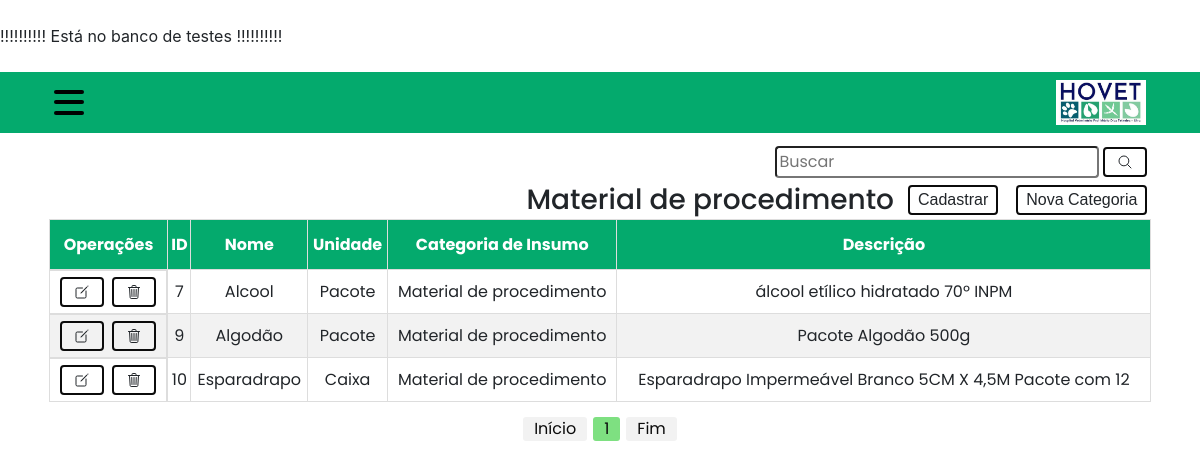
/sistema/index.php?menuop=insumos&categoriaInsumoId=2 (signed in), run on the app's committed database.
### tables this page shows
create table tipos_insumos (
	id int primary key auto_increment,
    tipo varchar(100) not null,
    descricao varchar(100)
    );

create table insumos(
	id int primary key auto_increment,
    nome varchar(256) not null,
    unidade varchar(150) not null,
    descricao varchar(256) not null,
    qtd_critica int not null,
    tipo_insumos_id int,
    foreign key(tipo_insumos_id) references tipos_insumos(id) on delete cascade
);

### pgs_modelo/permissoes_usuarios.php (called while the page is built, shortened)
<?php
function has_permission($per_user, $per_sistem){
    $cont_per_user = count($per_user);
    $i = 0;
    while ($i < $cont_per_user) {
        if (in_array($per_user[$i], $per_sistem)){
            return true;
            break;
        }else{
            $i++;
        }
    }
    return null;
}
?>

### sistema/index.php (the view, shortened to what this page needs)
<?php
include_once("../db/connect.php");
include_once("../pgs_modelo/permissoes_usuarios.php");
$sessionUserType = $_SESSION['usuario_tipo_usuario_id'];
echo "<br>!!!!!!!!!! Está no banco de testes !!!!!!!!!!<br><br>";
$array_tipos_estoquista_adm_diretor = [2,3,5];
$array_permissoes_user = [];
if ($sessionUserType == 2) {
    $array_permissoes_user = $array_tipos_estoquista_adm_diretor;
} else {
    $array_permissoes_user = [$sessionUserType];
}
?>
<!DOCTYPE html>
<html lang="pt-br">
    <head>
        <link rel="stylesheet" href="https://cdn.jsdelivr.net/npm/bootstrap@4.6.2/dist/css/bootstrap.min.css"
>
        <link rel="stylesheet" href="../css/style_personalizado.css">
    </head>
    <body>
        <nav class="navbar">
            <div class="container navbar-header">
                <div class="logo">
                    <a href="index.php?menuop=pagina_principal">
                        <img class="float-left" src="../img/logo_hovet.jpg">
                    </a>
                </div>
                <div class="display-flex-row">
                    <div class="menu-hamburguer" onclick="habilitaDropdown('menu_op_adm', 'flex', 'none')">
                        <span></span>
                        <span></span>
                        <span></span>
                    </div>
                </div>
            </div>
        </nav>
        <main>
            <?php
                $menuop = (isset($_GET["menuop"]))?$_GET["menuop"]:"pagina_principal";
                switch ($menuop) {
                    case 'insumos':
                        if (!has_permission($array_permissoes_user, $array_tipos_estoquista_adm_diretor)) {
                            echo "<script language='javascript'>window.alert('Você não tem permissão para acessar está página!!'); </script>";
                            echo "<script language='javascript'>window.location='/hovet/sistema/index.php?menuop=pagina_principal'</script>";
                        } else{
                            include_once("insumos/painel_insumos.php");
                            break;
                        }
                }
            ?>
        </main>
    </body>
</html>

### sistema/insumos/painel_insumos.php (shortened to what this page needs)
<?php
$stringList = array();
if ( isset( $_GET['menuop'] ) && ! empty( $_GET['menuop'] )) {
	foreach ( $_GET as $chave => $valor ) {
        $valor_tmp = $chave;
        $position = strpos($valor_tmp, "menuop");
        $valor_est = strstr($valor_tmp,$position);
        array_push($stringList, $valor_est);
	}
    $chave_categoria = $stringList[1];
    $categoriaId = $_GET[$chave_categoria];
    $categoria_nome = "";
    $categoria_id_for_select = "";
    $string_link_cadastro_insumo = "";
    $string_link_procurar_insumo = "";
    if (isset($categoriaId) && $chave_categoria == "categoriaInsumoId") {
        $categoria_id_for_select = "= " . $categoriaId;
        $string_link_cadastro_insumo = "cadastro_insumo&categoriaInsumoId=" . $categoriaId;
        $string_link_procurar_insumo = "insumos&categoriaInsumoId=" . $categoriaId;
        $sql_nome = "SELECT
                        tipo
                    FROM
                        tipos_insumos
                    WHERE
                        id = {$categoriaId}";
        $resultado_nome = mysqli_query($conexao,$sql_nome) or die("Erro ao coletar o nome da categoria! " . mysqli_error($conexao));
        $categoria_nome_tmp = mysqli_fetch_assoc($resultado_nome);
        $categoria_nome = $categoria_nome_tmp['tipo'];
    } else {
        $categoria_id_for_select = "IS NOT NULL";
        $categoria_nome = "Todos os Insumos";
        $string_link_cadastro_insumo = "cadastro_insumo";
        $string_link_procurar_insumo = "insumos";
    }
}
?>
<section class="painel_insumos">
    <div class="container">
        <div class="menu_header">
            <div class="menu_user">
                <h3><?=$categoria_nome?></h3>
                <a href="index.php?menuop=<?=$string_link_cadastro_insumo?>" id="operacao_cadastro">
                    <button class="btn">Cadastrar</button>
                </a>
                <a href="index.php?menuop=cadastro_categoria_insumo" id="operacao_cadastro">
                    <button class="btn">Nova Categoria</button>
                </a>
            </div>
            <div class="d-flex jf-cnt-end">
                <form action="index.php?menuop=<?=$string_link_procurar_insumo?>" method="post" class="form_buscar">
                    <input class="search_bar" type="text" name="txt_pesquisa" placeholder="Buscar">
                    <button type="submit" class="btn">
                        <span class="icon">
                            <ion-icon name="search-outline"></ion-icon>
                        </span>
                    </button>
                </form>
            </div>
        </div>
        <div class="tabelas">
            <table id="tabela_listar">
                <thead>
                    <tr class="tabela_dados">
                        <th id="th_operacoes_editar_deletar">Operações</th>
                        <th>ID</th>
                        <th>Nome</th>
                        <th>Unidade</th>
                        <th>Categoria de Insumo</th>
                        <th>Descrição</th>
                    </tr>
                </thead>
                <tbody>
                    <?php
                        $quantidade_registros_insumos = 10;
                        $pagina = (isset($_GET['pagina']))?(int)$_GET['pagina']:1;
                        $inicio_insumos = ($quantidade_registros_insumos * $pagina) - $quantidade_registros_insumos;
                        $txt_pesquisa = (isset($_POST["txt_pesquisa"]))?$_POST["txt_pesquisa"]:"";
                        $sql = "SELECT
                                    i.id,
                                    i.nome,
                                    i.unidade,
                                    i.descricao,
                                    t.tipo,
                                    i.qtd_critica
                                FROM
                                    insumos i
                                INNER JOIN
                                    tipos_insumos t
                                ON
                                    i.tipo_insumos_id = t.id
                                WHERE
                                    i.tipo_insumos_id $categoria_id_for_select AND
                                    (i.id='{$txt_pesquisa}' or
                                    i.nome LIKE '%{$txt_pesquisa}%' or
                                    t.tipo LIKE '%{$txt_pesquisa}%' or
                                    i.unidade LIKE '%{$txt_pesquisa}%' or
                                    i.descricao LIKE '%{$txt_pesquisa}%')
                                    ORDER BY nome ASC
                                    LIMIT $inicio_insumos,$quantidade_registros_insumos";
                        $rs = mysqli_query($conexao,$sql) or die("Erro ao executar a consulta! " . mysqli_error($conexao));
                        while($dados = mysqli_fetch_assoc($rs)){
                    ?>
                    <tr class="tabela_dados">
                        <td class="operacoes" id="td_operacoes_editar_deletar">
                            <a href="index.php?menuop=editar_insumo&categoriaInsumoId=<?=$categoriaId?>&idInsumo=<?=$dados["id"]?>" class="confirmaEdit">
                                <button class="btn">
                                    <span class="icon">
                                        <ion-icon name="create-outline"></ion-icon>
                                    </span>
                                </button>
                            </a>
                            <a href="index.php?menuop=excluir_insumo&categoriaInsumoId=<?=$categoriaId?>&idInsumo=<?=$dados["id"]?>" class="confirmaDelete">
                                <button class="btn">
                                    <span class="icon">
                                        <ion-icon name="trash-outline"></ion-icon>
                                    </span>
                                </button>
                            </a>
                        </td>
                        <td><?=$dados["id"]?></td>
                        <td><?=$dados["nome"]?></td>
                        <td><?=$dados["unidade"]?></td>
                        <td><?=$dados["tipo"]?></td>
                        <td><?=$dados["descricao"]?></td>
                    </tr>
                    <?php
                        }
                    ?>
                </tbody>
            </table>
        </div>
            <div class="paginacao">
                <?php
                    $sqlTotalInsumos = "SELECT id FROM insumos WHERE tipo_insumos_id $categoria_id_for_select";
                    $queryTotalInsumos = mysqli_query($conexao,$sqlTotalInsumos) or die(mysqli_error($conexao));
                    $numTotalInsumos = mysqli_num_rows($queryTotalInsumos);
                    $totalPaginasInsumos = ceil($numTotalInsumos/$quantidade_registros_insumos);
                    echo "<a href=\"?menuop=$string_link_procurar_insumo&pagina=1\">Início</a> ";
                        ?>
                        <?php
                    for($i=1;$i<=$totalPaginasInsumos;$i++){
                        if ($i >= ($pagina) && $i <= ($pagina+5)) {
                            if ($i==$pagina) {
                                echo "<span>$i</span>";
                            } else {
                                echo " <a href=\"?menuop=$string_link_procurar_insumo&pagina=$i\">$i</a> ";
                            }
                        }
                    }
                        ?>
                        <?php
                    echo " <a href=\"?menuop=$string_link_procurar_insumo&pagina=$totalPaginasInsumos\">Fim</a>";
                ?>
            </div>
    </div>
</section>

### css/style_personalizado.css (style rules this page uses)
* { margin: 0; padding: 0; box-sizing: border-box; font-family: 'Poppins', sans-serif; }
*, *:before, *:after { box-sizing: border-box; }
.navbar { background-color: #04AA6D !important; }
.navbar img { width: 90px; }
.navbar a { color: #071e51; font-size: 15px; }
.container { display: flex; justify-content: center; flex-direction: column; }
.container.navbar-header { flex-direction: row; }
@media (min-width: 1200px) { .container { max-width: 96% !important; } }
.menu_user { display: flex; gap: 10px; align-items: baseline; }
.menu_user > h3 { margin-bottom: 0; }
#tabela_listar { font-family: Arial, Helvetica, sans-serif; border-collapse: collapse; width: 100%; }
#tabela_listar td, #tabela_listar th { border: 1px solid #ddd; padding: 2px; }
#tabela_listar tr:nth-child(even) { background-color: #f2f2f2; }
#tabela_listar th { padding-top: 12px; padding-bottom: 12px; text-align: center; background-color: #04AA6D; color: white; }
#tabela_listar td { text-align: center; }
.menu_header { display: flex; align-items: center; justify-content: space-between; }
main { padding: 10px; }
button.btn { background: none; border: 2px solid #0B0B0B; font-family: "montserrat", sans-serif; padding: 1px 8px; min-width: 20px; margin: 4px; cursor: pointer; transition: color 0.4s linear; position: relative; }
button.btn::before { content: ""; position: absolute; left: 0; top: 0; width: 100%; height: 100%; background: #04AA6D; z-index: -1; transition: transform 0.5s; transform-origin: 0 0; transition-timing-function: cubic-bezier(0.5,1.6,0.4,0.7); }
button.btn::before { transform: scaleX(0); }
span.icon { display: flex; gap: 2px; align-items: center; padding: 4px; }
td.operacoes { display: flex; justify-content: center; }
.form_buscar { display: flex; align-items: center; }
.form_buscar input { padding: 2px; border-radius: .25em; }
.tabelas { display: flex; }
.paginacao { display: flex; padding-bottom: 4%; gap: 6px; margin-top: 15px; justify-content: center; }
.paginacao a { color: #0B0B0B; background-color: #f2f2f2; border-radius: 3px; padding: 0 11px; }
.paginacao > span { color: #0B0B0B; background-color: #7EE081; border-radius: 3px; padding: 0 11px; }
.display-flex-row { display: flex; gap: 10px; align-items: center; }
.menu-hamburguer { width: 30px; height: 25px; display: flex; flex-direction: column; justify-content: space-between; cursor: pointer; }
.menu-hamburguer span { display: none; height: 4px; width: 100%; background-color: #000000; border-radius: 2px; }
.jf-cnt-end { justify-content: end; }
@media (max-width: 1225px) { .container.navbar-header { flex-direction: row-reverse; } }
@media (max-width: 1225px) { .menu_header { align-items: normal; flex-direction: column-reverse; } }
@media (max-width: 1225px) { .menu_user { justify-content: end; align-items: center; } }
@media (max-width: 1225px) { .menu-hamburguer span { display: block; } }
@media (min-width: 641px) and (max-width: 1224px) { .tabelas { overflow: scroll; } }

### data on the page
tipos_insumos: tipo "Material de procedimento"
insumos: id "7", nome "Alcool", unidade "Pacote", tipo_insumos.tipo "Material de procedimento", descricao "álcool etílico hidratado 70º INPM"
insumos: id "9", nome "Algodão", unidade "Pacote", tipo_insumos.tipo "Material de procedimento", descricao "Pacote Algodão 500g"
insumos: id "10", nome "Esparadrapo", unidade "Caixa", tipo_insumos.tipo "Material de procedimento", descricao "Esparadrapo Impermeável Branco 5CM X 4,5M Pacote com 12"
